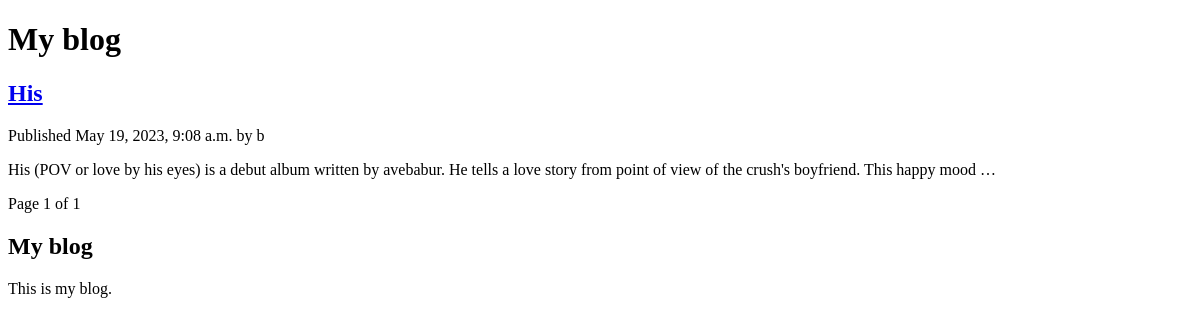
Before: / with the older database file.
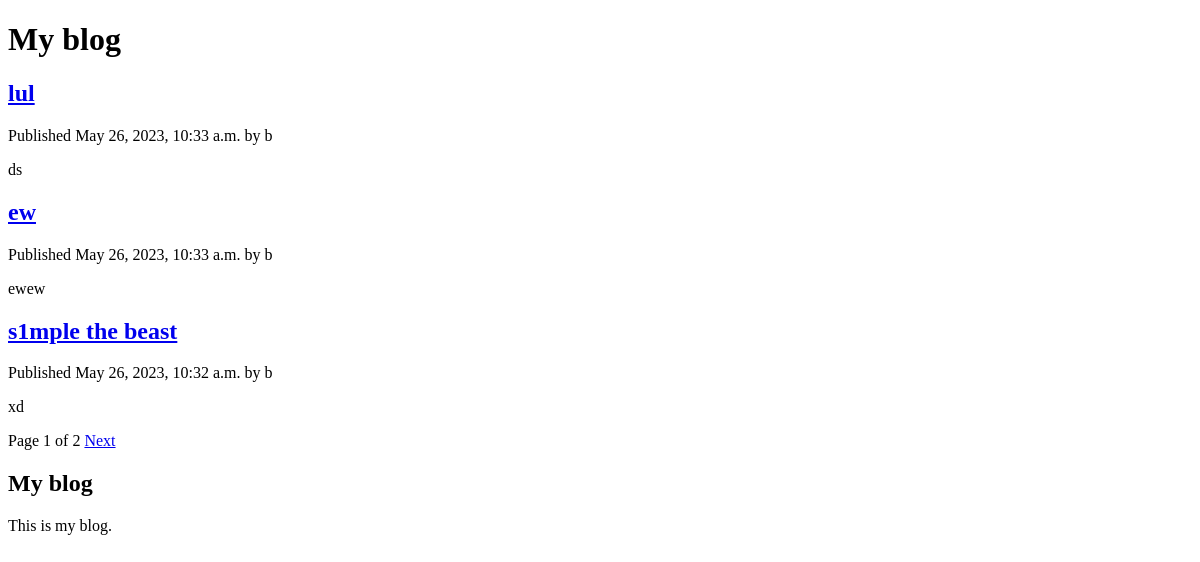
After: the same page with the newer database file.
### blog/models.py (models this page shows, shortened)
class Post(models.Model):
    class Status(models.TextChoices):
        DRAFT = 'DF', 'Draft'
        PUBLISHED = 'PB', 'Published'
    title = models.CharField(max_length=250)
    slug = models.SlugField(max_length=250, unique_for_date='publish')
    body = models.TextField()
    publish = models.DateTimeField(default=timezone.now)
    created = models.DateTimeField(auto_now_add=True)
    updated = models.DateTimeField(auto_now=True)
    status = models.CharField(max_length=2, choices=Status.choices, default=Status.DRAFT)
    author = models.ForeignKey(User, on_delete=models.CASCADE, related_name='blog_posts')
    objects = models.Manager()
    published = PublishedManager()
    class Meta:
        ordering = ['-publish']
        indexes = [models.Index(fields=['-publish'])]
    def get_absolute_url(self):
        return reverse('blog:post_detail', args=[self.publish.year, self.publish.month, self.publish.day, self.slug])

### blog/views.py (the view)
# urls.py: path('', views.PostListView.as_view(), name='post_list'),
class PostListView(ListView):
    queryset = Post.published.all()
    context_object_name = 'posts'
    paginate_by = 3
    template_name = 'blog/post/list.html'

### blog/templates/blog/post/list.html (shortened to what this page needs)
{% extends "blog/base.html" %}
{% block content %}
    <h1>My blog</h1>
    {% for post in posts %}
    <h2>
        <a href="{{post.get_absolute_url}}">
            {{post.title}}
        </a>
    </h2>
    <p class="date">
        Published {{post.publish}} by {{post.author}}
    </p>
    {{post.body|truncatewords:30|linebreaks}}
    {% endfor %}
    {% include 'pagination.html' with page=page_obj %}
{% endblock %}

### blog/templates/blog/base.html (shortened to what this page needs)
{% load static %}
<!DOCTYPE html>
<html lang="en">
<head>
    <link rel="stylesheet" type="text/css" href="{% static 'css/blog.css' %}">
</head>
<body>
    <div id="content">
        {% block content %}
        {% endblock %}
    </div>
    <div id="sidebar">
        <h2>My blog</h2>
        <p>This is my blog.</p>
    </div>
</body>
</html>

### blog/templates/pagination.html (shortened to what this page needs)
<div class="pagination">
    <span class="step-links">
    <span class="current">
        Page {{page.number}} of {{page.paginator.num_pages}}
    </span>
    {% if page.has_next %}
        <a href="?page={{page.next_page_number}}">Next</a>
    {% endif %}
    </span>
</div>

Changed rows visible on the page:
no longer on this page (row edited): Post: title "His", publish "May 19, 2023, 9:08 a.m.", author "b", body "His (POV or love by his eyes) is a debut album written by avebabur. He tells a love story from point of view of the crush's boyfriend. This happy mood …"
added Post: title "lul", publish "May 26, 2023, 10:33 a.m.", author "b", body "ds"
added Post: title "ew", publish "May 26, 2023, 10:33 a.m.", author "b", body "ewew"
added Post: title "s1mple the beast", publish "May 26, 2023, 10:32 a.m.", author "b", body "xd"
Other visible differences:
{{ page.paginator.num_pages }}: "1" → "2"
text now shown: "Next"
